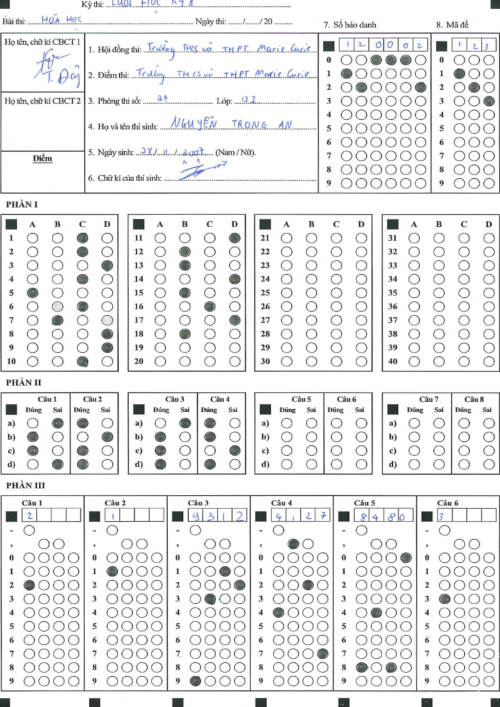
#> input picture python/test.jpg, 1000 x 1414 px (shown at 1/2 size)
$ python -i sbd.py   (imports and definitions only)
#> lines starting #> are read from the running program, lines starting #| are printed output that depends on the picture; after the words box and inside, x2 and y2 are one past the last pixel; in counts of white or black regions, pixels touching at a corner belong together
import cv2
import numpy as np

def find_darkest_circle_per_column(roi_gray, rows=10, cols=6, binary_thresh=150, threshold_diff=3.0):
    """
    Tìm hàng có hình tròn tô đậm nhất trong mỗi cột bằng cách thực hiện threshold (nhị phân)
    trên từng ô và sử dụng HoughCircles.

    Nếu có 2 ô ở trên cùng 1 cột có mức đậm gần như nhau (sự chênh lệch < threshold_diff)
    thì lưu cả 2 vào mảng con. Nếu không có hình tròn nào được phát hiện thì mảng con rỗng.

    Args:
        roi_gray (ndarray): Ảnh grayscale của ROI.
        rows (int): Số hàng (mặc định 10).
        cols (int): Số cột (mặc định 3).
        binary_thresh (int): Ngưỡng dùng để chuyển ảnh về dạng nhị phân.
        threshold_diff (float): Ngưỡng chênh lệch giữa 2 candidate để ghi nhận cả 2.

    Returns:
        result: list với độ dài bằng số cột, mỗi phần tử là list chứa các chỉ số hàng được nhận diện (0–9)
        debug_circles: list chứa tuple (col, row, x, y, r) của hình tròn được chọn (candidate đầu tiên ở mỗi cột)
    """
    h, w = roi_gray.shape
    cell_h = h // rows
    cell_w = w // cols

    result = []         # Danh sách các mảng con, mỗi mảng ứng với 1 cột
    debug_circles = []  # Dùng để vẽ debug hình tròn chọn được trên mỗi cột

    for col in range(cols):
        candidates = []
        for row in range(rows):
            x1 = col * cell_w
            x2 = (col + 1) * cell_w
            y1 = row * cell_h
            y2 = (row + 1) * cell_h

            cell = roi_gray[y1:y2, x1:x2]
            # Làm mờ nhẹ để giảm nhiễu
            cell_blur = cv2.GaussianBlur(cell, (3, 3), 0)
            # Chuyển sang ảnh nhị phân, dùng THRESH_BINARY_INV: vùng tô (đậm) sẽ chuyển thành vùng sáng
            ret, cell_thresh = cv2.threshold(cell_blur, binary_thresh, 255, cv2.THRESH_BINARY_INV)

            circles = cv2.HoughCircles(cell_thresh, cv2.HOUGH_GRADIENT, dp=1.2,
                                       minDist=cell_h // 2,
                                       param1=30, param2=8,
                                       minRadius=5, maxRadius=cell_h // 2)
            if circles is not None and len(circles[0]) > 0:
                # Lấy hình tròn đầu tiên (có thể thay đổi chiến lược nếu cần)
                c = np.round(circles[0, 0]).astype("int")
                x, y, r = c
                mask = np.zeros_like(cell)
                cv2.circle(mask, (x, y), r, 255, -1)
                mean_val = cv2.mean(cell, mask=mask)[0]
                candidates.append((row, mean_val, (x + x1, y + y1, r)))

        if not candidates:
            result.append([])  # Không phát hiện được ô nào ở cột này
        else:
            # Sắp xếp các candidate theo mức xám (mean_val), giá trị càng nhỏ nghĩa là càng đậm
            candidates.sort(key=lambda x: x[1])
            best = candidates[0]  # Candidate tốt nhất
            row_list = [best[0]]
            # Nếu có candidate thứ hai có sự chênh lệch rất nhỏ (< threshold_diff) so với candidate tốt nhất, ghi nhận cả 2
            if len(candidates) > 1:
                diff = candidates[1][1] - best[1]
                if diff < threshold_diff:
                    row_list.append(candidates[1][0])
            result.append(row_list)
            # Debug: chỉ lấy candidate đầu tiên để vẽ
            debug_circles.append((col, best[0], *best[2]))

    return result, debug_circles


def draw_debug_circles_on_roi(roi_color, debug_circles):
    """
    Vẽ các hình tròn đã được chọn lên ảnh ROI để debug.

    Args:
        roi_color (ndarray): Ảnh màu của ROI.
        debug_circles (list): Danh sách các hình tròn (col, row, x, y, r).

    Returns:
        ndarray: Ảnh debug đã được vẽ.
    """
    debug_img = roi_color.copy()
    for col, row, x, y, r in debug_circles:
        cv2.circle(debug_img, (x, y), r, (0, 0, 255), 2)
        cv2.putText(debug_img, str(row), (x - 10, y + 5),
                    cv2.FONT_HERSHEY_SIMPLEX, 0.6, (0, 255, 0), 2)
    return debug_img


def processStudentId(img, roi =  (675, 107, 863, 380), binary_thresh=150, debug = False):
    """
    Xử lý ảnh và nhận diện dãy số từ ma trận 10 hàng × 6 cột.

    Args:
        image_path (str): Đường dẫn tới ảnh.
        roi (tuple): (x_min, y_min, x_max, y_max) của vùng cần nhận diện.
        binary_thresh (int): Ngưỡng nhị phân để chuyển đổi ảnh.

    Returns:
        tuple: (danh sách 6 chữ số, ảnh debug ROI)
    """
    if img is None:
        print(f"Không thể đọc ảnh từ: {image_path}")
        return [], None

    x_min, y_min, x_max, y_max = roi
    roi_color = img[y_min:y_max, x_min:x_max]
    roi_gray = cv2.cvtColor(roi_color, cv2.COLOR_BGR2GRAY)

    digits, debug_circles = find_darkest_circle_per_column(roi_gray, binary_thresh=binary_thresh)
    if(debug):
        debug_img = draw_debug_circles_on_roi(roi_color, debug_circles)
        return digits, debug_img
    return digits


# [15 lines not run here, left out]

>>> import cv2
>>> picture = cv2.imread('test.jpg')
#> picture is the input picture: shape (1414, 1000, 3); mean B, G, R 234.4, 234.1, 233.9
>>> result = processStudentId(picture)
#> in processStudentId, `roi_color = img[y_min:y_max, x_min:x_max]`:
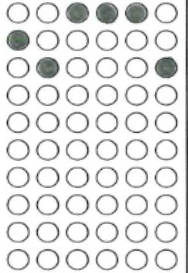
#> roi_color: shape (273, 188, 3); mean B, G, R 225.9, 226.1, 225.8
#> after the loop in find_darkest_circle_per_column, `for col in range(cols):`:
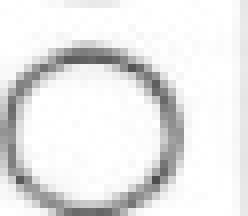
#> cell: shape (27, 31) (shown 8 times larger); min 77, max 255, mean 231.8
#> after the loop in find_darkest_circle_per_column, `for col in range(cols):`:
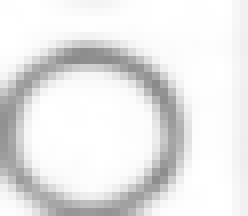
#> cell_blur: shape (27, 31) (shown 8 times larger); min 138, max 255, mean 231.8
#> after the loop in find_darkest_circle_per_column, `for col in range(cols):`:
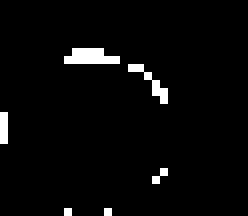
#> cell_thresh: shape (27, 31) (shown 8 times larger); 3.1% white in thin lines or dots, all inside (x1, y1, x2, y2) = (0, 6, 21, 27)
#> after the loop in find_darkest_circle_per_column, `for col in range(cols):`:
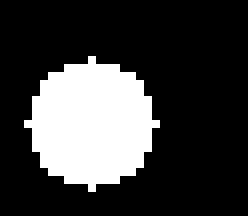
#> mask: shape (27, 31) (shown 8 times larger); 23.5% white; 1 white region, box (x1, y1, x2, y2) and area: (3, 7, 20, 24) 197
#> after the loop in find_darkest_circle_per_column, `for col in range(cols):`: debug_circles = [(0, 1, 19, 40, 10), (1, 2, 48, 67, 10), (2, 0, 78, 13, 9), (3, 0, 106, 13, 10), (4, 0, 135, 13, 10), (5, 2, 166, 67, 10)]; result = [[1], [2], [0], [0], [0], [2]]
#> result = [[1], [2], [0], [0], [0], [2]]
